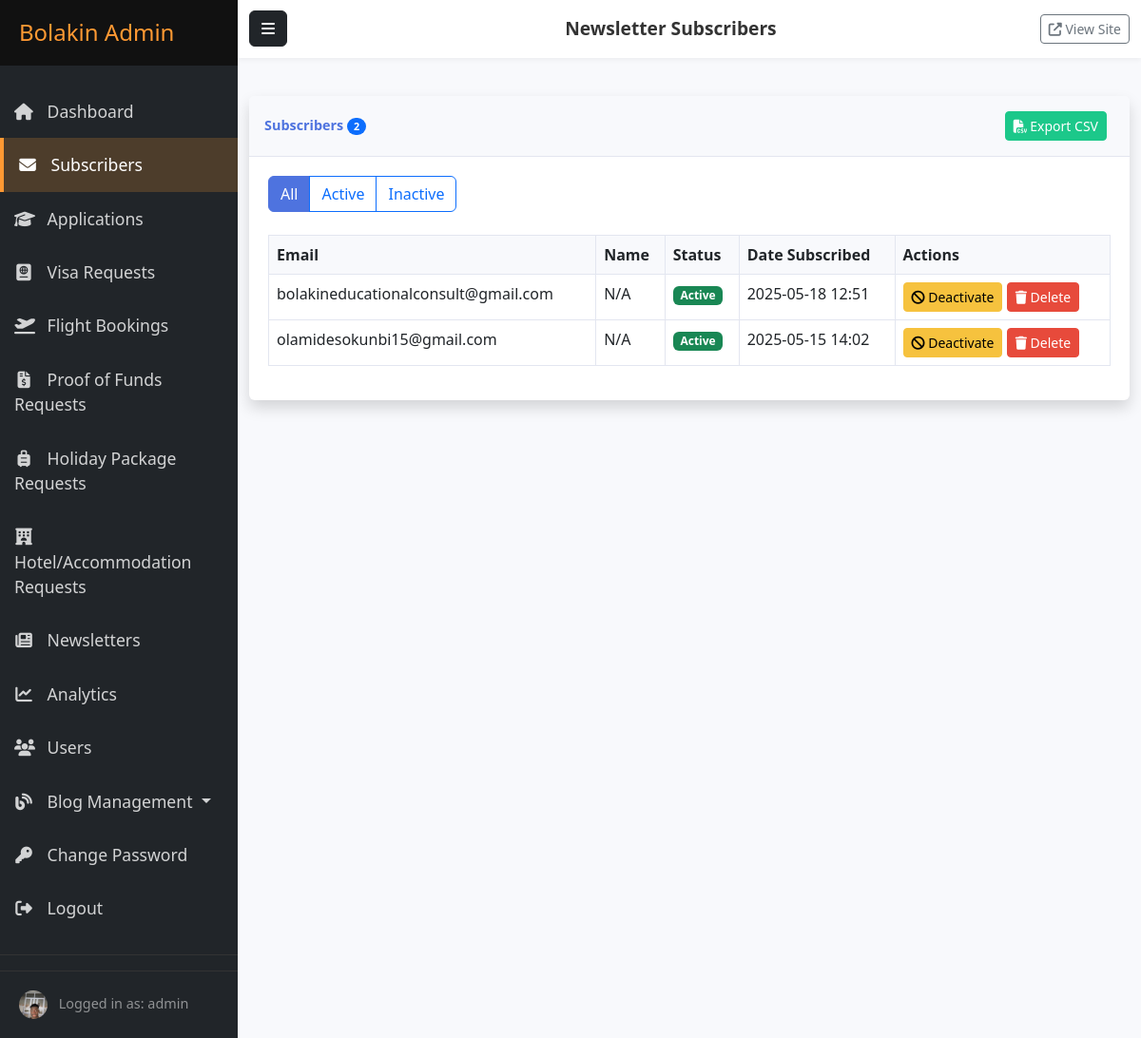
Screenshot of /admin/dashboard/subscribers (signed in) with the database file from the repository.
### models.py (models this page shows, shortened)
class User(db.Model, UserMixin):
    __tablename__ = 'users'
    __table_args__ = {'extend_existing': True}
    id = db.Column(db.Integer, primary_key=True)
    username = db.Column(db.String(64), unique=True, nullable=False)
    email = db.Column(db.String(120), unique=True, nullable=False)
    password_hash = db.Column(db.String(256), nullable=False)
    is_admin = db.Column(db.Boolean, default=False, nullable=False)
    created_at = db.Column(db.DateTime, default=datetime.utcnow)
    last_login = db.Column(db.DateTime, nullable=True)
    password_changed = db.Column(db.Boolean, default=False, nullable=False)
    profile_image_file = db.Column(db.String(200), nullable=True)  # Added field for profile picture
    linkedin_url = db.Column(db.String(255), nullable=True)
    twitter_url = db.Column(db.String(255), nullable=True)
    instagram_url = db.Column(db.String(255), nullable=True)
    facebook_url = db.Column(db.String(255), nullable=True) # Added Facebook as well

class Subscriber(db.Model):
    __tablename__ = 'subscribers'
    id = db.Column(db.Integer, primary_key=True)
    email = db.Column(db.String(120), unique=True, nullable=False)
    name = db.Column(db.String(120))
    is_active = db.Column(db.Boolean, default=True)
    created_at = db.Column(db.DateTime, default=datetime.utcnow)

### routes/admin.py (the view)
@admin.route('/subscribers')
@login_required
@admin_required
def subscribers():
    page = request.args.get('page', 1, type=int)
    status = request.args.get('status', 'all')
    query = Subscriber.query
    if status == 'active':
        query = query.filter_by(is_active=True)
    elif status == 'inactive':
        query = query.filter_by(is_active=False)
    pagination = query.order_by(desc(Subscriber.created_at)).paginate(
        page=page,
        per_page=current_app.config['ITEMS_PER_PAGE'],
        error_out=False
    )
    subscribers = pagination.items
    return render_template('admin/subscribers.html',
                          subscribers=subscribers,
                          pagination=pagination,
                          status=status)

### app.py (called while the page is built)
@login_manager.user_loader
def load_user(user_id):
    return User.query.get(int(user_id))

### routes/admin.py (called while the page is built)
def admin_required(f):
    @wraps(f)
    def decorated_function(*args, **kwargs):
        if not current_user.is_admin:
            flash('You need admin privileges to access this page.', 'danger')
            return redirect(url_for('main.index'))
        return f(*args, **kwargs)
    return decorated_function

### templates/admin/subscribers.html (shortened to what this page needs)
{% extends "admin/base.html" %}
{% block header_title %}Newsletter Subscribers{% endblock %}
{% block content %}
<div class="card shadow mb-4">
    <div class="card-header py-3 d-flex flex-row align-items-center justify-content-between">
        <h6 class="m-0 font-weight-bold text-primary">
            Subscribers
            <span class="badge bg-primary rounded-pill">{{ pagination.total }}</span>
        </h6>
        <div>
            <a href="{{ url_for('admin.export_subscribers', status=status) }}" class="btn btn-sm btn-success me-2">
                <i class="fas fa-file-csv"></i> Export CSV
            </a>
        </div>
    </div>
    <div class="card-body">
        <div class="mb-4">
            <div class="btn-group" role="group">
                <a href="{{ url_for('admin.subscribers', status='all') }}"
                   class="btn {% if status == 'all' %}btn-primary{% else %}btn-outline-primary{% endif %}">
                    All
                </a>
                <a href="{{ url_for('admin.subscribers', status='active') }}"
                   class="btn {% if status == 'active' %}btn-primary{% else %}btn-outline-primary{% endif %}">
                    Active
                </a>
                <a href="{{ url_for('admin.subscribers', status='inactive') }}"
                   class="btn {% if status == 'inactive' %}btn-primary{% else %}btn-outline-primary{% endif %}">
                    Inactive
                </a>
            </div>
        </div>
        <div class="table-responsive">
            <table class="table table-bordered table-hover">
                <thead>
                    <tr>
                        <th>Email</th>
                        <th>Name</th>
                        <th>Status</th>
                        <th>Date Subscribed</th>
                        <th>Actions</th>
                    </tr>
                </thead>
                <tbody>
                    {% for subscriber in subscribers %}
                    <tr>
                        <td>{{ subscriber.email }}</td>
                        <td>{{ subscriber.name or 'N/A' }}</td>
                        <td>
                            {% if subscriber.is_active %}
                            <span class="badge bg-success">Active</span>
                            {% else %}
                            <span class="badge bg-secondary">Inactive</span>
                            {% endif %}
                        </td>
                        <td>{{ subscriber.created_at.strftime('%Y-%m-%d %H:%M') }}</td>
                        <td>
                            <form method="POST" action="{{ url_for('admin.toggle_subscriber_status', id=subscriber.id) }}" class="d-inline">
                                <button type="submit" class="btn btn-sm {% if subscriber.is_active %}btn-warning{% else %}btn-success{% endif %}">
                                    {% if subscriber.is_active %}
                                    <i class="fas fa-ban"></i> Deactivate
                                    {% else %}
                                    <i class="fas fa-check"></i> Activate
                                    {% endif %}
                                </button>
                            </form>
                            <button type="button" class="btn btn-sm btn-danger" data-bs-toggle="modal" data-bs-target="#deleteModal{{ subscriber.id }}">
                                <i class="fas fa-trash"></i> Delete
                            </button>
                        </td>
                    </tr>
                    {% else %}
                    <tr>
                        <td colspan="5" class="text-center">No subscribers found.</td>
                    </tr>
                    {% endfor %}
                </tbody>
            </table>
        </div>
    </div>
</div>
{% endblock %}

### templates/admin/base.html (shortened to what this page needs)
<!DOCTYPE html>
<html lang="en">
<head>
    <link href="https://cdn.jsdelivr.net/npm/bootstrap@5.2.3/dist/css/bootstrap.min.css" rel="stylesheet">
    <link rel="stylesheet" href="https://cdnjs.cloudflare.com/ajax/libs/font-awesome/6.3.0/css/all.min.css">
    <link rel="stylesheet" href="{{ url_for('static', filename='css/admin.css') }}">
</head>
<body>
    <div class="wrapper">
        <nav id="sidebar" class="bg-dark">
            <div class="sidebar-header">
                <h3>Bolakin Admin</h3>
            </div>
            <ul class="list-unstyled components">
                <li class="{% if request.endpoint == 'admin.dashboard' %}active{% endif %}">
                    <a href="{{ url_for('admin.dashboard') }}">
                        <i class="fas fa-home"></i> Dashboard
                    </a>
                </li>
                <li class="{% if 'subscribers' in request.endpoint %}active{% endif %}">
                    <a href="{{ url_for('admin.subscribers') }}">
                        <i class="fas fa-envelope"></i> Subscribers
                    </a>
                </li>
                <li class="{% if 'applications' in request.endpoint %}active{% endif %}">
                    <a href="{{ url_for('admin.applications') }}">
                        <i class="fas fa-graduation-cap"></i> Applications
                    </a>
                </li>
                <li class="{% if 'visa_requests' in request.endpoint or 'visa_request_details' in request.endpoint %}active{% endif %}">
                    <a href="{{ url_for('admin.visa_requests_list') }}">
                        <i class="fas fa-passport"></i> Visa Requests
                    </a>
                </li>
                <li class="{% if 'flight_bookings' in request.endpoint or 'flight_booking_details' in request.endpoint %}active{% endif %}">
                    <a href="{{ url_for('admin.flight_bookings_list') }}">
                        <i class="fas fa-plane-departure"></i> Flight Bookings
                    </a>
                </li>
                <li class="{% if 'proof_of_funds_requests' in request.endpoint or 'proof_of_funds_details' in request.endpoint %}active{% endif %}">
                    <a href="{{ url_for('admin.proof_of_funds_requests_list') }}">
                        <i class="fas fa-file-invoice-dollar"></i> Proof of Funds Requests
                    </a>
                </li>
                <li class="{% if 'holiday_package_requests' in request.endpoint or 'holiday_package_request_details' in request.endpoint %}active{% endif %}">
                    <a href="{{ url_for('admin.holiday_package_requests_list') }}">
                        <i class="fas fa-suitcase-rolling"></i> Holiday Package Requests
                    </a>
                </li>
                <li class="{% if 'hotel_accommodation_requests' in request.endpoint or 'hotel_accommodation_request_details' in request.endpoint %}active{% endif %}">
                    <a href="{{ url_for('admin.hotel_accommodation_requests_list') }}">
                        <i class="fas fa-hotel"></i> Hotel/Accommodation Requests
                    </a>
                </li>
                <li class="{% if 'newsletters' in request.endpoint %}active{% endif %}">
                    <a href="{{ url_for('admin.newsletters') }}">
                        <i class="fas fa-newspaper"></i> Newsletters
                    </a>
                </li>
                <li class="{% if 'analytics' in request.endpoint %}active{% endif %}">
                    <a href="{{ url_for('admin.analytics') }}">
                        <i class="fas fa-chart-line"></i> Analytics
                    </a>
                </li>
                <li class="{% if 'users' in request.endpoint %}active{% endif %}">
                    <a href="{{ url_for('admin.users') }}">
                        <i class="fas fa-users"></i> Users
                    </a>
                </li>
                <li class="nav-item dropdown {% if 'blog' in request.endpoint %}active{% endif %}">
                    <a href="#blogSubmenu" data-bs-toggle="collapse" aria-expanded="false" class="dropdown-toggle nav-link">
                        <i class="fas fa-blog"></i> Blog Management
                    </a>
                </li>
                <li>
                    <a href="{{ url_for('auth.change_password') }}">
                        <i class="fas fa-key"></i> Change Password
                    </a>
                </li>
                <li>
                    <a href="{{ url_for('auth.logout') }}">
                        <i class="fas fa-sign-out-alt"></i> Logout
                    </a>
                </li>
            </ul>
            <div class="sidebar-footer">
                {% if current_user.is_authenticated %}
                    {% if current_user.profile_image_file %}
                        <img src="{{ url_for('main.uploaded_file', subpath=current_user.profile_image_file) }}"
                             alt="{{ current_user.username }}" class="rounded-circle me-2"
                             style="width: 30px; height: 30px; object-fit: cover;">
                    {% else %}
                        <img src="{{ url_for('static', filename='images/default_avatar.png') }}"
                             alt="Default Avatar" class="rounded-circle me-2"
                             style="width: 30px; height: 30px; object-fit: cover;">
                    {% endif %}
                    <span>Logged in as: {{ current_user.username }}</span>
                {% endif %}
            </div>
        </nav>
        <div id="content">
            <nav class="navbar navbar-expand-lg navbar-light bg-light">
                <div class="container-fluid">
                    <button type="button" id="sidebarCollapse" class="btn btn-dark">
                        <i class="fas fa-bars"></i>
                    </button>
                    <span class="navbar-text">
                        {% block header_title %}Admin Dashboard{% endblock %}
                    </span>
                    <div>
                        <a href="{{ url_for('main.index') }}" class="btn btn-outline-secondary btn-sm" target="_blank">
                            <i class="fas fa-external-link-alt"></i> View Site
                        </a>
                    </div>
                </div>
            </nav>
            <main class="container-fluid py-4">
                {% block content %}{% endblock %}
            </main>
        </div>
    </div>
</body>
</html>

### static/css/admin.css (style rules this page uses)
.wrapper { display: flex; width: 100%; align-items: stretch; }
#sidebar { min-width: 250px; max-width: 250px; min-height: 100vh; color: #fff; transition: all 0.3s; }
#sidebar .sidebar-header { padding: 20px; background: #111; }
#sidebar .sidebar-header h3 { color: #FF9933; margin: 0; font-size: 1.5rem; }
#sidebar ul.components { padding: 20px 0; border-bottom: 1px solid #333; }
#sidebar ul li a { padding: 15px; font-size: 1.1em; display: block; color: rgba(255, 255, 255, 0.8); text-decoration: none; transition: all 0.3s ease; }
#sidebar ul li a:hover, #sidebar ul li.active > a { color: #fff; background: rgba(255, 153, 51, 0.2); border-left: 4px solid #FF9933; }
#sidebar ul li a i { margin-right: 10px; width: 20px; text-align: center; }
#sidebar .sidebar-footer { padding: 20px; font-size: 0.9em; color: rgba(255, 255, 255, 0.5); border-top: 1px solid #333; }
#content { width: 100%; min-height: 100vh; transition: all 0.3s; background-color: #f8f9fc; }
.navbar { background-color: #fff !important; box-shadow: 0 2px 5px rgba(0, 0, 0, 0.05); }
#sidebarCollapse { margin-right: 15px; }
.navbar-text { font-size: 1.2rem; font-weight: 600; color: #333; }
.card { margin-bottom: 24px; border: none; box-shadow: 0 0.15rem 1.75rem 0 rgba(58, 59, 69, 0.15); }
.card .card-header { background-color: #f8f9fc; border-bottom: 1px solid #e3e6f0; }
.card-header .m-0 { font-weight: 700; font-size: 0.9rem; color: #4e73df; }
.card-body { padding: 1.25rem; }
.text-primary { color: #4e73df !important; }
.table-responsive { overflow-x: auto; }
.table { width: 100%; margin-bottom: 1rem; color: #212529; }
.table th { font-weight: 600; background-color: #f8f9fc; }
.table-bordered { border: 1px solid #e3e6f0; }
.table-bordered th, .table-bordered td { border: 1px solid #e3e6f0; }
.btn-primary { background-color: #4e73df; border-color: #4e73df; }
.btn-success { background-color: #1cc88a; border-color: #1cc88a; }
.btn-warning { background-color: #f6c23e; border-color: #f6c23e; }
.btn-danger { background-color: #e74a3b; border-color: #e74a3b; }

### rows the page displays
User: profile_image_file (picture), username "admin"
Subscriber: email "bolakineducationalconsult@gmail.com", name "N/A", is_active "Active", created_at "2025-05-18 12:51"
Subscriber: email "olamidesokunbi15@gmail.com", name "N/A", is_active "Active", created_at "2025-05-15 14:02"

### other values shown
{{ pagination.total }} "2"
